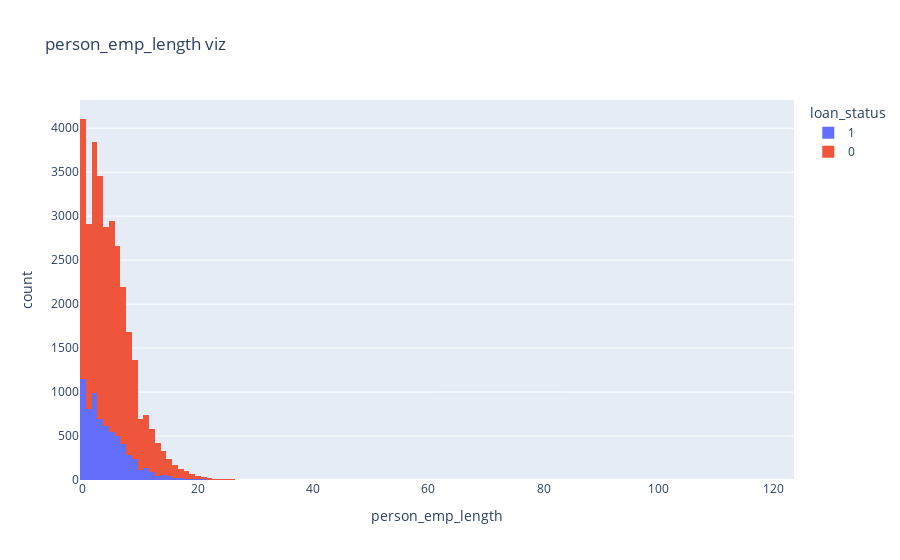

Notebook code for this chart:
### Code cell
px.histogram(crloan_df, x='person_emp_length', title='person_emp_length viz', color='loan_status')

### Figure 1 — Plotly figure (JSON) as saved in the notebook; plotly's stock layout.template omitted (floating-point values rounded to 4 significant figures; data arrays with more than 128 entries replaced by an {"elided": "..."} marker saying what was removed)
{"data": [{"bingroup": "x", "hovertemplate": "loan_status=1<br>person_emp_length=%{x}<br>count=%{y}<extra></extra>", "legendgroup": "1", "marker": {"color": "#636efa", "pattern": {"shape": ""}}, "name": "1", "orientation": "v", "showlegend": true, "type": "histogram", "x": {"elided": "7108 float values"}, "xaxis": "x", "yaxis": "y"}, {"bingroup": "x", "hovertemplate": "loan_status=0<br>person_emp_length=%{x}<br>count=%{y}<extra></extra>", "legendgroup": "0", "marker": {"color": "#EF553B", "pattern": {"shape": ""}}, "name": "0", "orientation": "v", "showlegend": true, "type": "histogram", "x": {"elided": "25473 float values"}, "xaxis": "x", "yaxis": "y"}], "layout": {"barmode": "relative", "legend": {"title": {"text": "loan_status"}, "tracegroupgap": 0}, "title": {"text": "person_emp_length viz"}, "xaxis": {"anchor": "y", "domain": [0, 1], "title": {"text": "person_emp_length"}}, "yaxis": {"anchor": "x", "domain": [0, 1], "title": {"text": "count"}}}}
